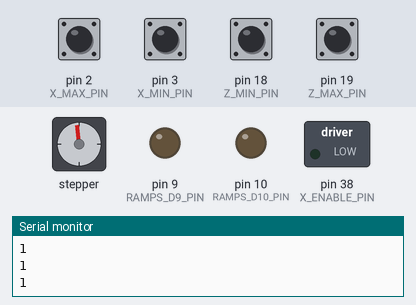
Recording of a sketch running on a simulated Arduino Mega 2560, built with avr-gcc and run on an emulated ATmega2560. Shown: stepper motor, switched loads named in the sketch (green lamp = pin HIGH), output pins drawn as LEDs (lit = HIGH), the last lines printed to the serial monitor. The inputs (shaded band) are chosen by the test bench; at power-on: pin 2 (X_MAX_PIN), pin 3 (X_MIN_PIN), pin 18 (Z_MIN_PIN), pin 19 (Z_MAX_PIN) HIGH. Stepper angles assume 200 steps per turn.

Above: at 3.8 s.
3.9 s: pin 2 (X_MAX_PIN) pulled LOW for 1.3 s
At 12.4 s:
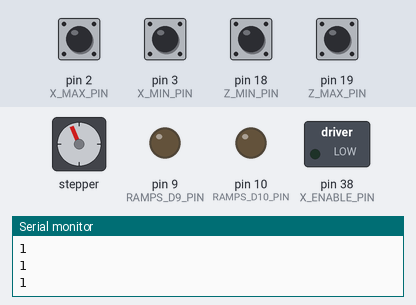
At 23.3 s:
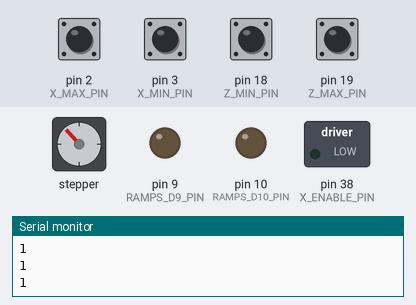
Timing chart, 0 to 25.5 s (numbered marks = the images above; inputs shaded):
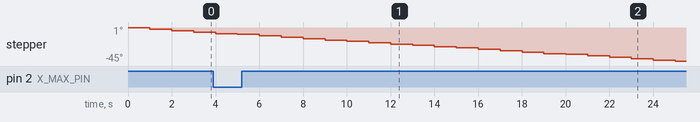

The sketch:

Shield_test.ino
```cpp
#include <AccelStepper.h>
#include <Ewma.h> // exponential filter

Ewma adcFilter2(0.05);
#pragma once

/**
   Arduino Mega with RAMPS v1.4 pin assignments
*/
//
// Servos
//
#define SERVO0_PIN                        112
#define SERVO1_PIN                         6
#define SERVO2_PIN                         5
#define SERVO3_PIN                         4

//
// Limit Switches
//

#define X_MIN_PIN                          3
#define X_MAX_PIN                          2
#define Y_MIN_PIN                         14
#define Y_MAX_PIN                         15
#define Z_MIN_PIN                         18
#define Z_MAX_PIN                         19


//
// Steppers
//
#define X_STEP_PIN                         54
#define X_DIR_PIN                          55
#define X_ENABLE_PIN                       38
#define X_CS_PIN                           53

#define Y_STEP_PIN                         60
#define Y_DIR_PIN                          61
#define Y_ENABLE_PIN                       56
#define Y_CS_PIN                           49

#define Z_STEP_PIN                         46
#define Z_DIR_PIN                          48
#define Z_ENABLE_PIN                       62
#define Z_CS_PIN                           40


#define E0_STEP_PIN                        26
#define E0_DIR_PIN                         28
#define E0_ENABLE_PIN                      24
#define E0_CS_PIN                          42


#define E1_STEP_PIN                        36
#define E1_DIR_PIN                         34
#define E1_ENABLE_PIN                      30
#define E1_CS_PIN                          44


//
// Temperature Sensors
//

#define TEMP_0_PIN                         13  // Analog Input
#define TEMP_1_PIN                         15  // Analog Input
#define TEMP_BED_PIN                       14  // Analog Input

//
// Heaters / Fans
//
#define RAMPS_D8_PIN                        8
#define RAMPS_D9_PIN                        9
#define RAMPS_D10_PIN                      10


//
// I2C
//
#define SDA_PIN                           20
#define SCL_PIN                           21


//////////////////////////
// LCDs and Controllers //
//////////////////////////


// DOGM SPI LCD Support
#define DOGLCD_CS                       16
#define DOGLCD_MOSI                     17
#define DOGLCD_SCK                      23


// REPRAP_DISCOUNT_SMART_CONTROLLER
#define D31                             31  // BTN_EN1
#define D33                             33  // BTN_EN2
#define D35                             35  // BTN_ENC
#define BEEPER_PIN                      37
#define SD_DETECT_PIN                   49
#define KILL_PIN                        41
#define LCD_BACKLIGHT_PIN               39


#define motorInterfaceType 1
// Create two new instances of the AccelStepper class:
AccelStepper stepper1 = AccelStepper(motorInterfaceType, X_STEP_PIN, X_DIR_PIN);
float Temp_C  = 0;
double step = 0;

void setup() {
  // put your setup code here, to run once:
  Serial.begin(9600);
  pinMode(X_ENABLE_PIN, OUTPUT);
  pinMode(RAMPS_D10_PIN, OUTPUT);
  pinMode(RAMPS_D9_PIN, OUTPUT);
  pinMode(X_MIN_PIN, INPUT_PULLUP);
  pinMode(X_MAX_PIN, INPUT_PULLUP);
  pinMode(Y_MIN_PIN, INPUT_PULLUP);
  pinMode(Y_MAX_PIN, INPUT_PULLUP);
  pinMode(Z_MIN_PIN, INPUT_PULLUP);
  pinMode(Z_MAX_PIN, INPUT_PULLUP);
  stepper1.setMaxSpeed(2000);
  stepper1.setAcceleration(1200);
  attachInterrupt(digitalPinToInterrupt(X_MIN_PIN),Interrupt1,FALLING);
  attachInterrupt(digitalPinToInterrupt(X_MAX_PIN),Interrupt1,FALLING);
  attachInterrupt(digitalPinToInterrupt(Y_MIN_PIN),Interrupt1,FALLING);
  attachInterrupt(digitalPinToInterrupt(Y_MAX_PIN),Interrupt1,FALLING);
  attachInterrupt(digitalPinToInterrupt(Z_MIN_PIN),Interrupt1,FALLING);
  attachInterrupt(digitalPinToInterrupt(Z_MAX_PIN),Interrupt1,FALLING);
  digitalWrite(X_ENABLE_PIN, LOW);

  //digitalWrite(RAMPS_D10_PIN, HIGH);
  //digitalWrite(RAMPS_D9_PIN, HIGH);
}

void loop() {
  // put your main code here, to run repeatedly:
  //position1(step);
  step = step + 3000;
  delay(1000);
  //emp_C = Thermistor(TEMP_0_PIN);        // read temperature from thermistor
  Serial.println(digitalRead(X_MIN_PIN));
  //Serial.println(digitalRead(X_MAX_PIN));

  stepper1.setSpeed(-300);
  stepper1.runSpeed();
  //Serial.println(stepper1.currentPosition());
}

void Interrupt1 (){
  Serial.println("Interrupt1");
}

void position1(double k)
{
  stepper1.moveTo(k);
  stepper1.runToPosition();
}

float Thermistor(int pin){
  float filtered = adcFilter2.filter(analogRead(pin));
  float R1 = 4700.;   // This resistor is fixed on the RAMPS PCB.
  float Ro = 100000.; // This is from the thermistor spec sheet
  float beta = 3950.; // This is from the thermistor spec sheet
  float To = 298.15;     // This is from the thermistor spec sheet
  float R;
  float Temp;
  R  = R1 / ((1023. / filtered) - 1.);
  Temp = 1 / ((1 / beta) * log(R / Ro) + 1 / To);
  Temp = Temp - 273.15;            // Convert Kelvin to Celcius
  return Temp; // deg C
}
```
